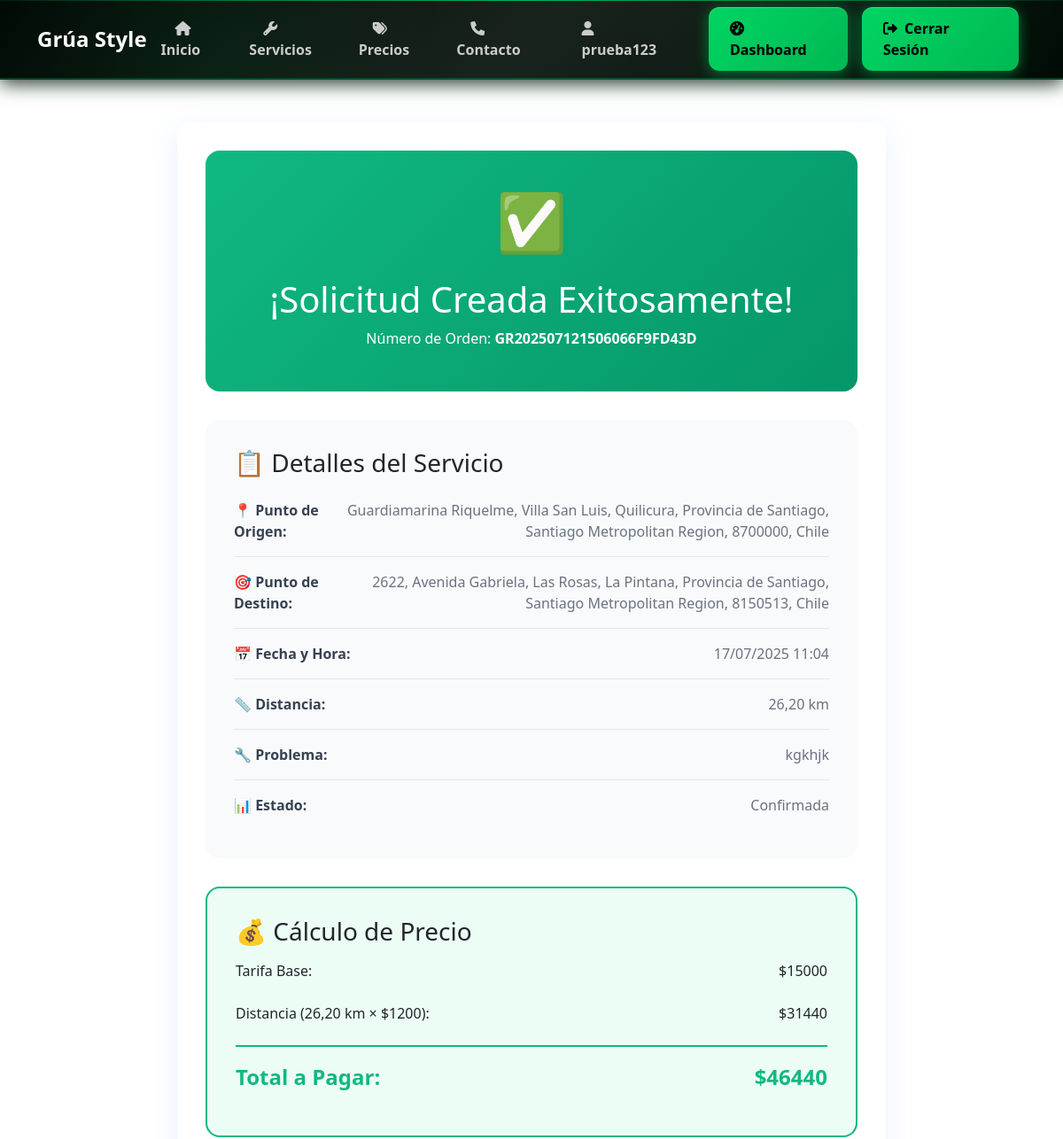
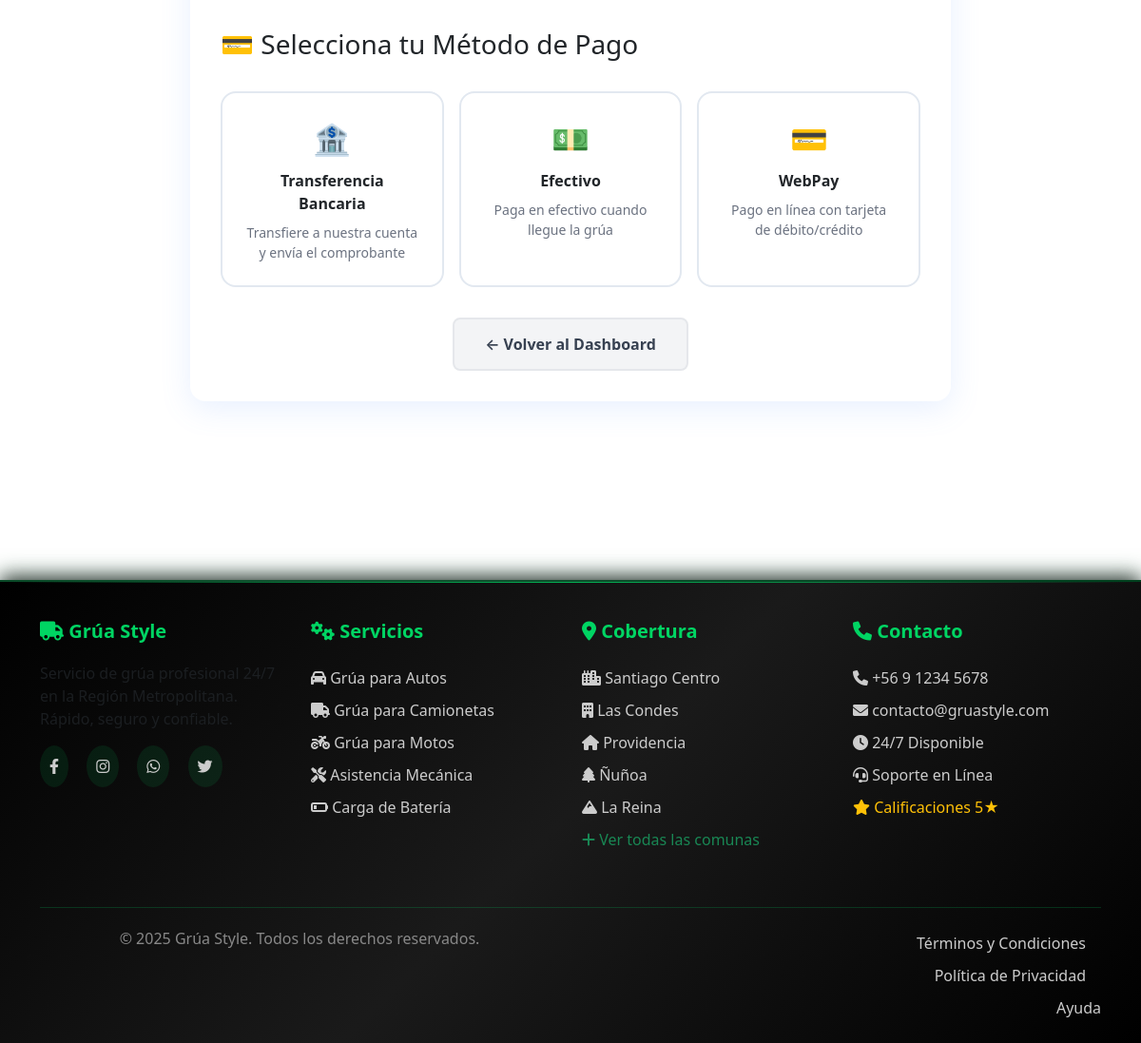
The page /confirmacion/5/ (signed in) on the database its author committed (2 pictures, top to bottom).
### grua_app/models.py (models this page shows, shortened)
class SolicitudServicio(models.Model):
    ESTADO_CHOICES = [
        ('pendiente', 'Pendiente'),
        ('confirmada', 'Confirmada'),
        ('en_proceso', 'En Proceso'),
        ('completada', 'Completada'),
        ('cancelada', 'Cancelada'),
        ('pendiente_pago', 'Pendiente de Pago'),
    ]
    METODO_PAGO_CHOICES = [
        ('efectivo', 'Efectivo'),
        ('transferencia', 'Transferencia'),
        ('webpay', 'WebPay'),
    ]
    cliente = models.ForeignKey(User, on_delete=models.CASCADE)
    numero_orden = models.CharField(max_length=20, unique=True, blank=True)
    direccion_origen = models.CharField(max_length=255)
    direccion_destino = models.CharField(max_length=255)
    fecha_servicio = models.DateTimeField()
    descripcion_problema = models.TextField()
    distancia_km = models.DecimalField(
        max_digits=6, decimal_places=2, null=True, blank=True)
    estado = models.CharField(
        max_length=20, choices=ESTADO_CHOICES, default='pendiente')
    fecha_solicitud = models.DateTimeField(auto_now_add=True)
    fecha_actualizacion = models.DateTimeField(auto_now=True)
    metodo_pago = models.CharField(
        max_length=20, choices=METODO_PAGO_CHOICES, null=True, blank=True)
    costo_total = models.DecimalField(
        max_digits=10, decimal_places=2, null=True, blank=True)
    pagado = models.BooleanField(default=False)
    webpay_token = models.CharField(max_length=100, null=True, blank=True)
    webpay_buy_order = models.CharField(max_length=50, null=True, blank=True)
    webpay_authorization_code = models.CharField(
        max_length=50, null=True, blank=True)
    tipo_vehiculo = models.CharField(max_length=50, null=True, blank=True)
    marca_vehiculo = models.CharField(max_length=50, null=True, blank=True)
    modelo_vehiculo = models.CharField(max_length=50, null=True, blank=True)
    placa_vehiculo = models.CharField(max_length=20, null=True, blank=True)
    class Meta:
        verbose_name = 'Solicitud de Servicio'
        verbose_name_plural = 'Solicitudes de Servicio'
        ordering = ['-fecha_solicitud']

### grua_app/views.py (the view)
@login_required
def confirmacion_solicitud(request, solicitud_id):
    try:
        from .models import Cliente
        cliente = Cliente.objects.get(user=request.user)
        solicitud = get_object_or_404(SolicitudServicio, id=solicitud_id, cliente=cliente)
    except:
        solicitud = get_object_or_404(SolicitudServicio, id=solicitud_id)
    tarifa_base = 15000
    tarifa_por_km = 1200
    tarifa_minima = 20000
    if solicitud.distancia_km:
        costo_km = float(solicitud.distancia_km) * tarifa_por_km
        total = max(tarifa_base + costo_km, tarifa_minima)
    else:
        costo_km = 0
        total = tarifa_minima
    context = {
        'solicitud': solicitud,
        'total': total,
        'tarifa_base': tarifa_base,
        'costo_km': costo_km,
    }
    return render(request, 'grua_app/confirmacion_solicitud.html', context)

### grua_app/models.py (called while the page is built)
    def __str__(self):
        return f"{self.user.username} - {self.telefono}"

### templates/grua_app/confirmacion_solicitud.html (shortened to what this page needs)
{% extends 'grua_app/base.html' %}
{% block content %}
<div class="confirmacion-container">
    <div class="confirmacion-header">
        <div class="confirmacion-icon">✅</div>
        <h1>¡Solicitud Creada Exitosamente!</h1>
        <p>Número de Orden: <strong>{{ solicitud.numero_orden }}</strong></p>
    </div>
    <div class="detalles-servicio">
        <h3>📋 Detalles del Servicio</h3>
        <div class="detalle-item">
            <span class="detalle-label">📍 Punto de Origen:</span>
            <span class="detalle-valor">{{ solicitud.direccion_origen }}</span>
        </div>
        <div class="detalle-item">
            <span class="detalle-label">🎯 Punto de Destino:</span>
            <span class="detalle-valor">{{ solicitud.direccion_destino }}</span>
        </div>
        <div class="detalle-item">
            <span class="detalle-label">📅 Fecha y Hora:</span>
            <span class="detalle-valor">{{ solicitud.fecha_servicio|date:"d/m/Y H:i" }}</span>
        </div>
        <div class="detalle-item">
            <span class="detalle-label">📏 Distancia:</span>
            <span class="detalle-valor">{{ solicitud.distancia_km|default:"No especificada" }} km</span>
        </div>
        <div class="detalle-item">
            <span class="detalle-label">🔧 Problema:</span>
            <span class="detalle-valor">{{ solicitud.descripcion_problema }}</span>
        </div>
        <div class="detalle-item">
            <span class="detalle-label">📊 Estado:</span>
            <span class="detalle-valor">{{ solicitud.get_estado_display }}</span>
        </div>
    </div>
    <div class="precio-seccion">
        <h3>💰 Cálculo de Precio</h3>
        <div class="precio-item">
            <span>Tarifa Base:</span>
            <span>${{ tarifa_base|floatformat:0 }}</span>
        </div>
        {% if solicitud.distancia_km %}
        <div class="precio-item">
            <span>Distancia ({{ solicitud.distancia_km }} km × ${{ 1200|floatformat:0 }}):</span>
            <span>${{ costo_km|floatformat:0 }}</span>
        </div>
        {% endif %}
        <div class="precio-item precio-total">
            <span>Total a Pagar:</span>
            <span>${{ total|floatformat:0 }}</span>
        </div>
    </div>
    <h3>💳 Selecciona tu Método de Pago</h3>
    <div class="metodos-pago">
        <a href="{% url 'procesar_transferencia' solicitud.id %}" class="metodo-pago">
            <span class="metodo-icon">🏦</span>
            <div class="metodo-nombre">Transferencia Bancaria</div>
            <div class="metodo-descripcion">Transfiere a nuestra cuenta y envía el comprobante</div>
        </a>
        <a href="{% url 'procesar_efectivo' solicitud.id %}" class="metodo-pago">
            <span class="metodo-icon">💵</span>
            <div class="metodo-nombre">Efectivo</div>
            <div class="metodo-descripcion">Paga en efectivo cuando llegue la grúa</div>
        </a>
        <a href="{% url 'iniciar_pago_webpay' solicitud.id %}" class="metodo-pago">
            <span class="metodo-icon">💳</span>
            <div class="metodo-nombre">WebPay</div>
            <div class="metodo-descripcion">Pago en línea con tarjeta de débito/crédito</div>
        </a>
    </div>
    <div class="acciones">
        <a href="{% url 'dashboard' %}" class="btn btn-secondary">
            ← Volver al Dashboard
        </a>
    </div>
</div>
{% endblock %}

### templates/grua_app/base.html (shortened to what this page needs)
{% load static %}
<!DOCTYPE html>
<html lang="es">
<head>
    <link href="https://cdn.jsdelivr.net/npm/bootstrap@5.3.0/dist/css/bootstrap.min.css" rel="stylesheet">
    <link rel="stylesheet" href="https://cdnjs.cloudflare.com/ajax/libs/font-awesome/6.0.0/css/all.min.css">
</head>
<body>
    <nav class="navbar navbar-expand-lg navbar-fluor">
        <div class="container">
            <a class="navbar-brand" href="{% url 'home' %}">
                <span class="brand-text">Grúa Style</span>
            </a>
            <div class="collapse navbar-collapse" id="navbarNav">
                <ul class="navbar-nav me-auto">
                    <li class="nav-item">
                        <a class="nav-link-3d" href="{% url 'home' %}">
                            <i class="fas fa-home"></i>Inicio
                        </a>
                    </li>
                    <li class="nav-item web-only">
                        <a class="nav-link-3d" href="{% url 'servicios' %}">
                            <i class="fas fa-wrench"></i>Servicios
                        </a>
                    </li>
                    <li class="nav-item web-only">
                        <a class="nav-link-3d" href="{% url 'precios' %}">
                            <i class="fas fa-tags"></i>Precios
                        </a>
                    </li>
                    <li class="nav-item web-only">
                        <a class="nav-link-3d" href="{% url 'contacto' %}">
                            <i class="fas fa-phone"></i>Contacto
                        </a>
                    </li>
                </ul>
                <div class="d-flex flex-column flex-lg-row align-items-center">
                    {% if user.is_authenticated %}
                        <span class="nav-link-3d me-3">
                            <i class="fas fa-user"></i>{{ user.username }}
                        </span>
                        <a href="{% url 'dashboard' %}" class="btn-3d">
                            <i class="fas fa-tachometer-alt"></i>Dashboard
                        </a>
                        <a href="{% url 'logout' %}" class="btn-3d">
                            <i class="fas fa-sign-out-alt"></i>Cerrar Sesión
                        </a>
                    {% endif %}
                </div>
            </div>
        </div>
    </nav>
    <main>
        {% block content %}
        {% endblock %}
    </main>
    <footer class="footer-web web-only">
        <div class="container">
            <div class="row">
                <div class="col-md-3 mb-4">
                    <h5><i class="fas fa-truck"></i> Grúa Style</h5>
                    <p class="text-muted">
                        Servicio de grúa profesional 24/7 en la Región Metropolitana.
                        Rápido, seguro y confiable.
                    </p>
                    <div class="social-links">
                        <a href="#" title="Facebook"><i class="fab fa-facebook-f"></i></a>
                        <a href="#" title="Instagram"><i class="fab fa-instagram"></i></a>
                        <a href="#" title="WhatsApp"><i class="fab fa-whatsapp"></i></a>
                        <a href="#" title="Twitter"><i class="fab fa-twitter"></i></a>
                    </div>
                </div>
                <div class="col-md-3 mb-4">
                    <h5><i class="fas fa-cogs"></i> Servicios</h5>
                    <a href="{% url 'servicios' %}"><i class="fas fa-car"></i> Grúa para Autos</a>
                    <a href="{% url 'servicios' %}"><i class="fas fa-truck"></i> Grúa para Camionetas</a>
                    <a href="{% url 'servicios' %}"><i class="fas fa-motorcycle"></i> Grúa para Motos</a>
                    <a href="{% url 'servicios' %}"><i class="fas fa-tools"></i> Asistencia Mecánica</a>
                    <a href="{% url 'servicios' %}"><i class="fas fa-battery-quarter"></i> Carga de Batería</a>
                </div>
                <div class="col-md-3 mb-4">
                    <h5><i class="fas fa-map-marker-alt"></i> Cobertura</h5>
                    <a href="#"><i class="fas fa-city"></i> Santiago Centro</a>
                    <a href="#"><i class="fas fa-building"></i> Las Condes</a>
                    <a href="#"><i class="fas fa-home"></i> Providencia</a>
                    <a href="#"><i class="fas fa-tree"></i> Ñuñoa</a>
                    <a href="#"><i class="fas fa-mountain"></i> La Reina</a>
                    <a href="{% url 'servicios' %}" class="text-success"><i class="fas fa-plus"></i> Ver todas las comunas</a>
                </div>
                <div class="col-md-3 mb-4">
                    <h5><i class="fas fa-phone"></i> Contacto</h5>
                    <a href="tel:+56912345678"><i class="fas fa-phone"></i> +56 9 1234 5678</a>
                    <a href="mailto:contacto@gruastyle.com"><i class="fas fa-envelope"></i> contacto@gruastyle.com</a>
                    <a href="{% url 'contacto' %}"><i class="fas fa-clock"></i> 24/7 Disponible</a>
                    <a href="{% url 'contacto' %}"><i class="fas fa-headset"></i> Soporte en Línea</a>
                    <a href="#" class="text-warning"><i class="fas fa-star"></i> Calificaciones 5★</a>
                </div>
            </div>
            <div class="footer-copyright">
                <div class="row">
                    <div class="col-md-6">
                        <p>&copy; 2025 Grúa Style. Todos los derechos reservados.</p>
                    </div>
                    <div class="col-md-6 text-md-end">
                        <a href="#" class="me-3">Términos y Condiciones</a>
                        <a href="#" class="me-3">Política de Privacidad</a>
                        <a href="{% url 'contacto' %}">Ayuda</a>
                    </div>
                </div>
            </div>
        </div>
    </footer>
</body>
</html>

### templates/grua_app/base.html (style rules this page uses)
:root { --footer-height: 120px; --main-padding-bottom: 140px; }
body { min-height: 100vh; display: flex; flex-direction: column; margin: 0; padding: 0; }
main { flex: 1; padding-bottom: var(--main-padding-bottom); }
.navbar-fluor { background: linear-gradient(135deg, #000 0%, #1a1a1a 50%, #000 100%); backdrop-filter: blur(10px); border-bottom: 2px solid rgba(0, 213, 99, 0.3); box-shadow: 0 4px 20px rgba(0, 0, 0, 0.8), 0 0 30px rgba(0, 213, 99, 0.2), inset 0 1px 0 rgba(0, 213, 99, 0.1); position: relative; z-index: 1000; }
.navbar-fluor::before { content: ''; position: absolute; top: 0; left: 0; right: 0; height: 1px; background: linear-gradient(90deg, transparent 0%, rgba(0, 213, 99, 0.5) 25%, rgba(0, 213, 99, 0.8) 50%, rgba(0, 213, 99, 0.5) 75%, transparent 100%); animation: navbar-glow 3s ease-in-out infinite alternate; }
.navbar-brand { color: #fff !important; font-weight: 700; font-size: 1.5rem; text-decoration: none; transition: all 0.3s ease; transform-style: preserve-3d; perspective: 1000px; display: flex; align-items: center; }
.brand-text { transition: all 0.3s ease; transform-style: preserve-3d; }
.btn-3d { padding: 12px 24px; border-radius: 12px; font-weight: 600; text-decoration: none; border: none; cursor: pointer; position: relative; overflow: hidden; transition: all 0.4s cubic-bezier(0.175, 0.885, 0.32, 1.275); transform-style: preserve-3d; perspective: 1000px; margin: 0 8px; background: linear-gradient(135deg, #00D563 0%, #00B853 100%); color: #000; box-shadow: 0 4px 15px rgba(0, 213, 99, 0.3), 0 0 20px rgba(0, 213, 99, 0.2), inset 0 1px 0 rgba(255, 255, 255, 0.2); text-shadow: 0 1px 2px rgba(0, 0, 0, 0.1); will-change: transform, box-shadow; }
.btn-3d::before { content: ''; position: absolute; top: 0; left: -100%; width: 100%; height: 100%; background: linear-gradient(90deg, transparent, rgba(255, 255, 255, 0.3), transparent); transition: left 0.6s ease; }
.btn-3d i { margin-right: 8px; transition: all 0.3s ease; transform-style: preserve-3d; }
.nav-link-3d { color: #ccc !important; font-weight: 600; text-decoration: none; padding: 8px 16px; border-radius: 8px; transition: all 0.3s ease; transform-style: preserve-3d; position: relative; }
.nav-link-3d i { margin-right: 6px; transition: all 0.3s ease; }
.footer-web { background: linear-gradient(135deg, #000 0%, #1a1a1a 50%, #000 100%); color: #fff; padding: 40px 0 20px 0; margin-top: auto; border-top: 2px solid rgba(0, 213, 99, 0.3); box-shadow: 0 -4px 20px rgba(0, 0, 0, 0.8), 0 0 30px rgba(0, 213, 99, 0.2); position: relative; }
.footer-web::before { content: ''; position: absolute; top: 0; left: 0; right: 0; height: 1px; background: linear-gradient(90deg, transparent 0%, rgba(0, 213, 99, 0.5) 25%, rgba(0, 213, 99, 0.8) 50%, rgba(0, 213, 99, 0.5) 75%, transparent 100%); }
.footer-web h5 { color: #00D563; font-weight: 700; margin-bottom: 20px; }
.footer-web a { color: #ccc; text-decoration: none; transition: all 0.3s ease; display: block; padding: 5px 0; }
.footer-web .social-links a { display: inline-block; margin-right: 15px; padding: 10px; border-radius: 50%; background: rgba(0, 213, 99, 0.1); transition: all 0.3s ease; }
.footer-copyright { border-top: 1px solid rgba(0, 213, 99, 0.2); margin-top: 30px; padding-top: 20px; text-align: center; color: #888; }
.navbar-fluor::after { content: ''; position: absolute; top: 0; left: 0; right: 0; bottom: 0; background: radial-gradient(circle at 20% 80%, rgba(0, 213, 99, 0.1) 0%, transparent 50%), radial-gradient(circle at 80% 20%, rgba(0, 213, 99, 0.1) 0%, transparent 50%); pointer-events: none; z-index: -1; }

### rows shown on the page
SolicitudServicio: numero_orden "GR202507121506066F9FD43D", direccion_origen "Guardiamarina Riquelme, Villa San Luis, Quilicura, Provincia de Santiago, Santiago Metropolitan Region, 8700000, Chile", direccion_destino "2622, Avenida Gabriela, Las Rosas, La Pintana, Provincia de Santiago, Santiago Metropolitan Region, 8150513, Chile", fecha_servicio "17/07/2025 11:04", distancia_km "26,20", descripcion_problema "kgkhjk", estado "Confirmada"

### other values the page prints
{{ user.username }} "prueba123"
{{ tarifa_base|floatformat:0 }} "15000"
{{ 1200|floatformat:0 }} "1200"
{{ costo_km|floatformat:0 }} "31440"
{{ total|floatformat:0 }} "46440"
